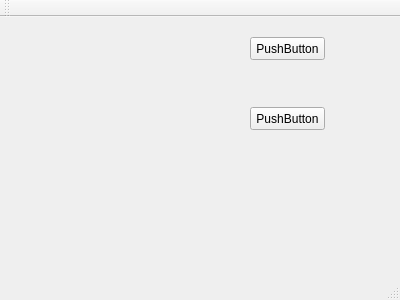
<?xml version="1.0" encoding="UTF-8"?>
<ui version="4.0">
 <class>MainWindow</class>
 <widget class="QMainWindow" name="MainWindow">
  <property name="geometry">
   <rect>
    <x>0</x>
    <y>0</y>
    <width>400</width>
    <height>300</height>
   </rect>
  </property>
  <property name="windowTitle">
   <string>MainWindow</string>
  </property>
  <widget class="QWidget" name="centralWidget">
   <widget class="QPushButton" name="pushButton">
    <property name="geometry">
     <rect>
      <x>250</x>
      <y>20</y>
      <width>75</width>
      <height>23</height>
     </rect>
    </property>
    <property name="text">
     <string>PushButton</string>
    </property>
   </widget>
   <widget class="QPushButton" name="pushButton_2">
    <property name="geometry">
     <rect>
      <x>250</x>
      <y>90</y>
      <width>75</width>
      <height>23</height>
     </rect>
    </property>
    <property name="text">
     <string>PushButton</string>
    </property>
   </widget>
  </widget>
  <widget class="QMenuBar" name="menuBar">
   <property name="geometry">
    <rect>
     <x>0</x>
     <y>0</y>
     <width>400</width>
     <height>23</height>
    </rect>
   </property>
  </widget>
  <widget class="QToolBar" name="mainToolBar">
   <attribute name="toolBarArea">
    <enum>TopToolBarArea</enum>
   </attribute>
   <attribute name="toolBarBreak">
    <bool>false</bool>
   </attribute>
  </widget>
  <widget class="QStatusBar" name="statusBar"/>
 </widget>
 <layoutdefault spacing="6" margin="11"/>
 <resources/>
 <connections/>
</ui>
